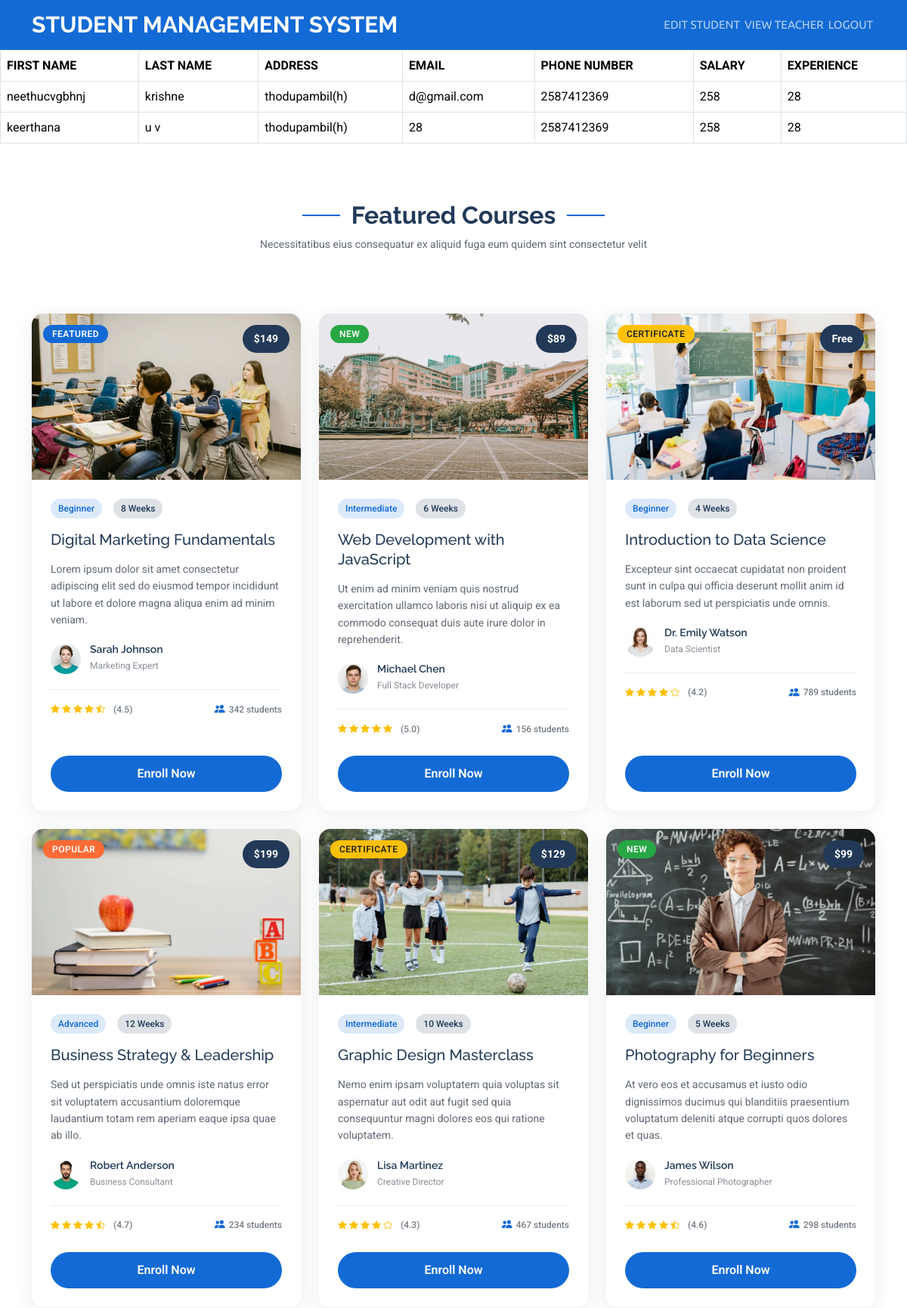
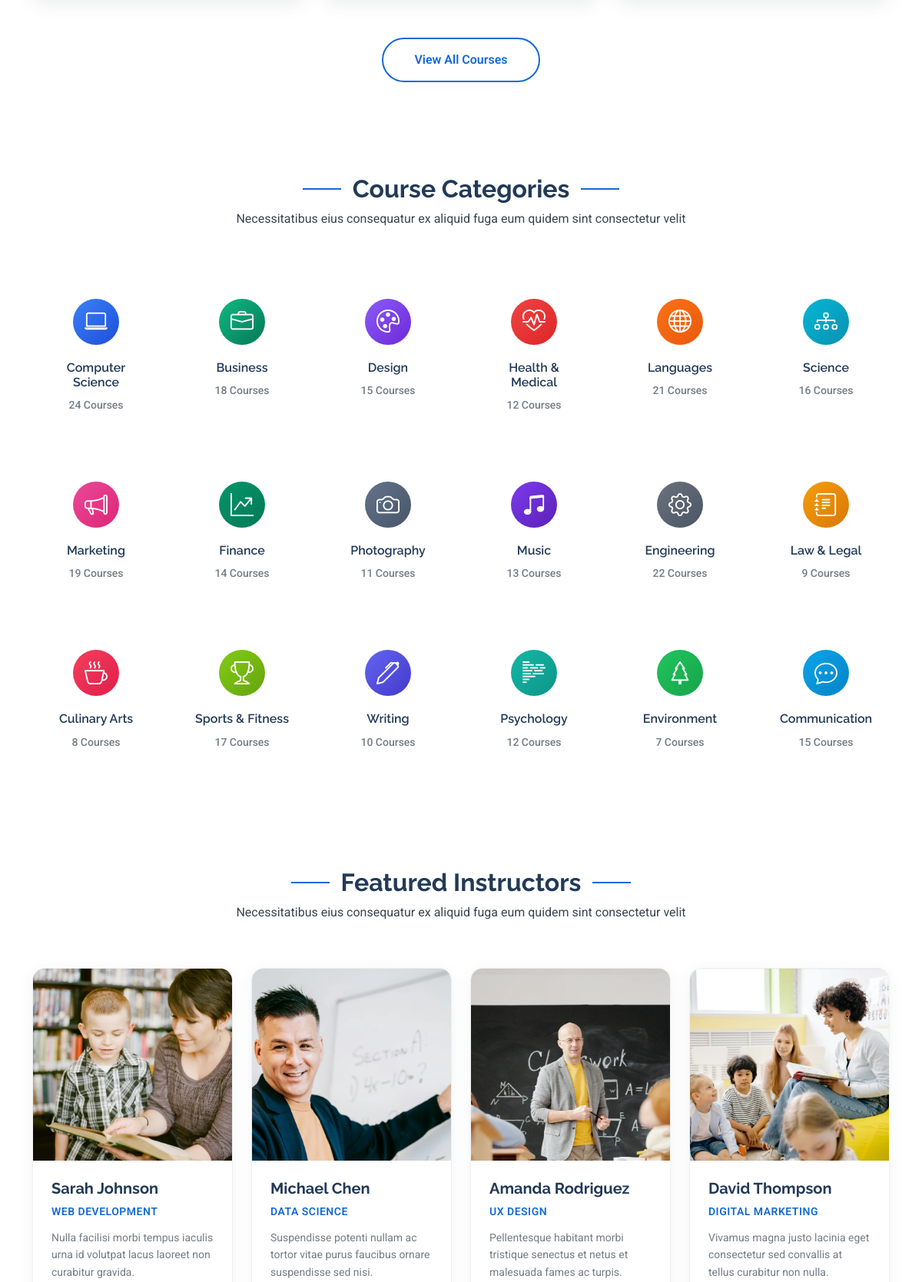
Page /view_teacher (upper part) on the committed database (2 pictures, top to bottom).
### sampleapp/models.py (models this page shows)
class Teacher(models.Model):
    teacher_id=models.ForeignKey(User,on_delete=models.CASCADE)
    salary=models.IntegerField()
    experience=models.IntegerField()

class User(AbstractUser):
    usertype=models.CharField(max_length=50)
    address=models.CharField(max_length=255,null=True)
    phone_number=models.IntegerField(null=True)

### sampleapp/views.py (the view)
# urls.py: path("view_teacher",views.view_teacher,name="view_teacher"),
def view_teacher(request):
    x=Teacher.objects.all()
    return render(request,"view_teacher.html",{"data":x})

### sampleapp/templates/view_teacher.html (shortened to what this page needs)
{% extends "studenthome.html" %}
{% load static %}
{% block content1 %}
   <table class="table table-bordered" >
        <tr>
            <th>FIRST NAME</th>
            <th>LAST NAME</th>
            <th>ADDRESS</th>
            <th>EMAIL</th>
            <th>PHONE NUMBER</th>
            <th>SALARY</th>
            <th>EXPERIENCE</th>
        </tr>
        {% for i in  data %}
        <tr>
          <td>{{i.teacher_id.first_name}}</td>
          <td>{{i.teacher_id.last_name}}</td>
          <td>{{i.teacher_id.address}}</td>
          <td>{{i.teacher_id.email}}</td>
          <td>{{i.teacher_id.phone_number}}</td>
          <td>{{i.salary}}</td>
          <td>{{i.experience}}</td>
        </tr>
         {% endfor %}
    </table>
    {% endblock content1 %}

### rows in the picture
Teacher: teacher_id.first_name "neethucvgbhnj", teacher_id.last_name "krishne", teacher_id.address "thodupambil(h)", teacher_id.email "d@gmail.com", teacher_id.phone_number "2587412369", salary "258", experience "28"
Teacher: teacher_id.first_name "keerthana", teacher_id.last_name "u v", teacher_id.address "thodupambil(h)", teacher_id.email "28", teacher_id.phone_number "2587412369", salary "258", experience "28"
